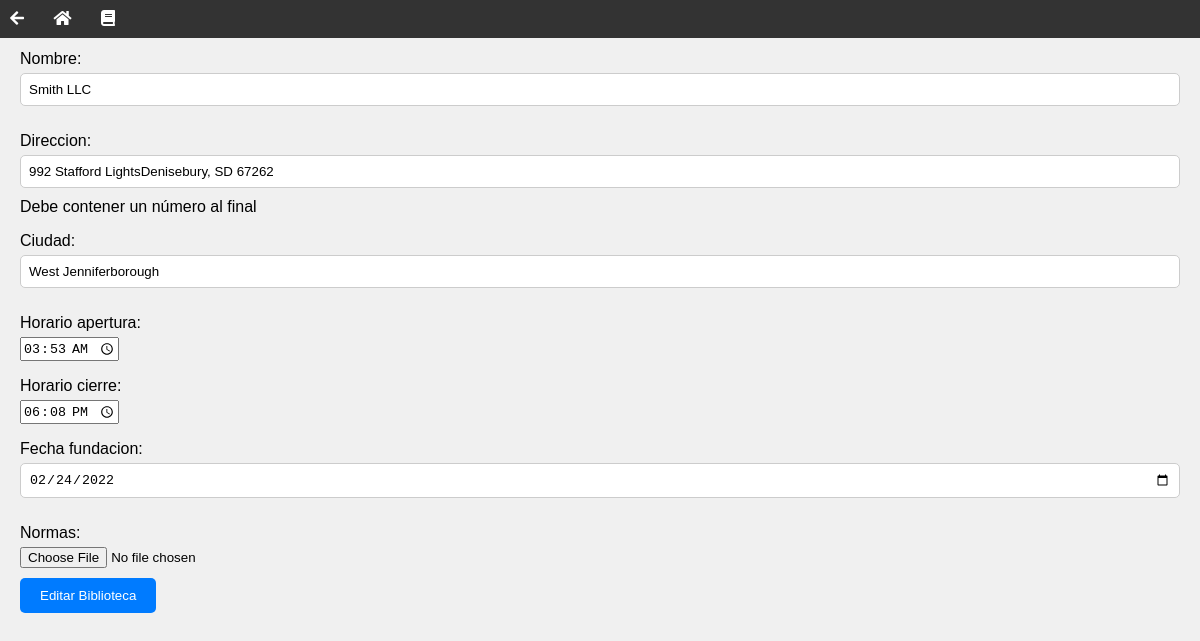
Before: /form_edit_biblioteca/32/ with the older database file.
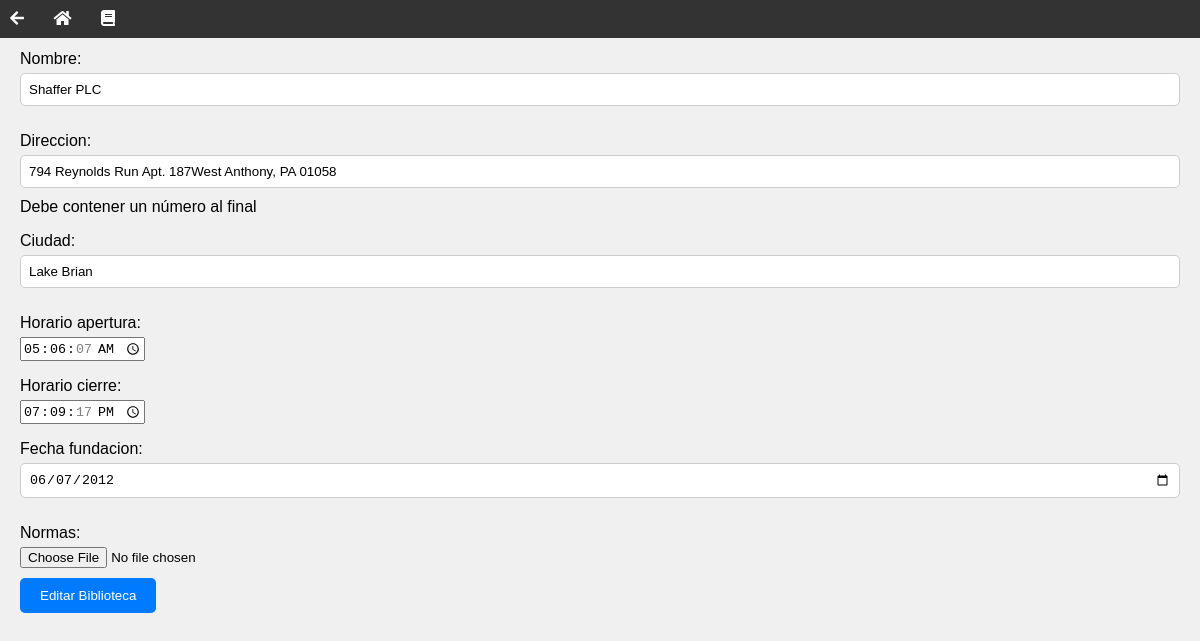
After: the same page with the newer database file.
### biblioteca/models.py (models this page shows, shortened)
class Biblioteca(models.Model):
    nombre = models.CharField(max_length=100)
    direccion = models.CharField(max_length=200, help_text="Debe contener un número al final")
    ciudad = models.CharField(max_length=100)
    horario_apertura = models.TimeField()
    horario_cierre = models.TimeField()
    fecha_fundacion = models.DateField()
    normas = models.FileField(upload_to='normas/', null=True, blank=True)

### biblioteca/views.py (the view)
# urls.py: path('form_edit_biblioteca/<int:biblioteca_id>/', views.form_edit_biblioteca, name='form_edit_biblioteca'),
def form_edit_biblioteca(request, biblioteca_id):
    biblioteca = repository.get_biblioteca(biblioteca_id)
    if request.method == 'POST':
        form = BibliotecaForm(request.POST, instance=biblioteca)
        if form.is_valid():
            form.save()
            return HttpResponseRedirect("/bibliotecas/")
    else:
        form = BibliotecaForm(instance=biblioteca)
    return render(request, 'form_biblioteca.html', {'form': form, 'biblioteca': biblioteca})

### biblioteca/forms.py (shortened to what this page needs)
class BibliotecaForm(forms.ModelForm):
    horario_apertura = forms.TimeField(input_formats=['%H:%M'], widget=forms.TimeInput(attrs={'type': 'time'}))
    horario_cierre = forms.TimeField(input_formats=['%H:%M'], widget=forms.TimeInput(attrs={'type': 'time'}))
    fecha_fundacion = forms.DateField(input_formats=['%Y-%m-%d'], widget=forms.DateInput(attrs={'type': 'date'}))
    class Meta:
        model = Biblioteca
        fields = ['nombre', 'direccion', 'ciudad', 'horario_apertura', 'horario_cierre', 'fecha_fundacion', 'normas']

### biblioteca/service.py (called while the page is built)
    def get_biblioteca(self, biblioteca_id):
        return Biblioteca.objects.get(id=biblioteca_id)

### biblioteca/templates/form_biblioteca.html (shortened to what this page needs)
{% extends "base.html" %}
{% block content %}
<form method="post" class="form-biblioteca">
    {{ form.as_p }}
    <button type="submit" class="form-biblioteca-submit">{% if biblioteca %}Editar{% else %}Crear{% endif %} Biblioteca</button>
</form>
{% endblock %}

Changed rows visible on the page:
changed Biblioteca: nombre "Smith LLC" → "Shaffer PLC"; direccion "992 Stafford LightsDenisebury, SD 67262" → "794 Reynolds Run Apt. 187West Anthony, PA 01058"; ciudad "West Jenniferborough" → "Lake Brian"; horario_apertura "03:53:00" → "05:06:07"; horario_cierre "18:08:00" → "19:09:17"; fecha_fundacion "02/24/2022" → "06/07/2012"
